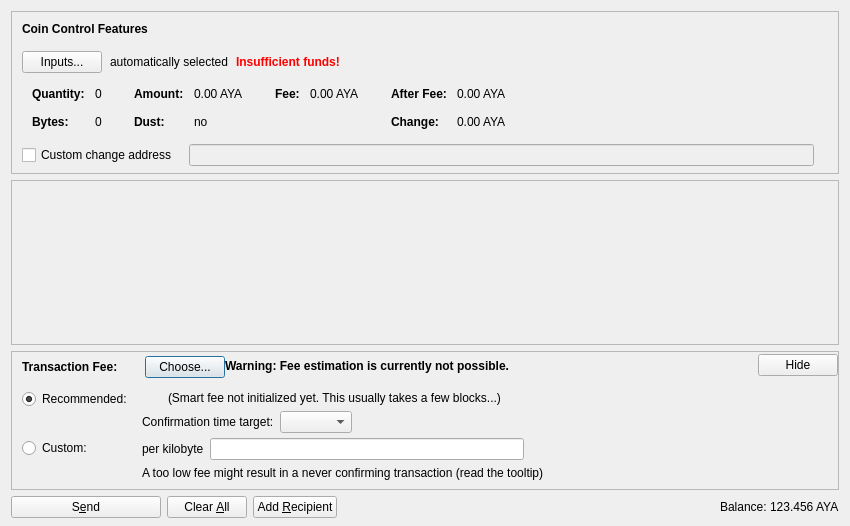
<?xml version="1.0" encoding="UTF-8"?>
<ui version="4.0">
 <class>SendCoinsDialog</class>
 <widget class="QDialog" name="SendCoinsDialog">
  <property name="geometry">
   <rect>
    <x>0</x>
    <y>0</y>
    <width>850</width>
    <height>526</height>
   </rect>
  </property>
  <property name="windowTitle">
   <string>Send Coins</string>
  </property>
  <layout class="QVBoxLayout" name="verticalLayout" stretch="0,1,0,0">
   <property name="bottomMargin">
    <number>8</number>
   </property>
   <item>
    <widget class="QFrame" name="frameCoinControl">
     <property name="sizePolicy">
      <sizepolicy hsizetype="Expanding" vsizetype="Expanding">
       <horstretch>0</horstretch>
       <verstretch>0</verstretch>
      </sizepolicy>
     </property>
     <property name="maximumSize">
      <size>
       <width>16777215</width>
       <height>16777215</height>
      </size>
     </property>
     <property name="frameShape">
      <enum>QFrame::StyledPanel</enum>
     </property>
     <property name="frameShadow">
      <enum>QFrame::Sunken</enum>
     </property>
     <layout class="QVBoxLayout" name="verticalLayoutCoinControl2">
      <property name="spacing">
       <number>0</number>
      </property>
      <property name="leftMargin">
       <number>0</number>
      </property>
      <property name="topMargin">
       <number>0</number>
      </property>
      <property name="rightMargin">
       <number>0</number>
      </property>
      <property name="bottomMargin">
       <number>6</number>
      </property>
      <item>
       <layout class="QVBoxLayout" name="verticalLayoutCoinControl" stretch="0,0,0,0,1">
        <property name="spacing">
         <number>0</number>
        </property>
        <property name="leftMargin">
         <number>10</number>
        </property>
        <property name="topMargin">
         <number>10</number>
        </property>
        <item>
         <layout class="QHBoxLayout" name="horizontalLayoutCoinControl1">
          <property name="bottomMargin">
           <number>15</number>
          </property>
          <item>
           <widget class="QLabel" name="labelCoinControlFeatures">
            <property name="sizePolicy">
             <sizepolicy hsizetype="Preferred" vsizetype="Maximum">
              <horstretch>0</horstretch>
              <verstretch>0</verstretch>
             </sizepolicy>
            </property>
            <property name="font">
             <font>
              <weight>75</weight>
              <bold>true</bold>
             </font>
            </property>
            <property name="styleSheet">
             <string notr="true">font-weight:bold;</string>
            </property>
            <property name="text">
             <string>Coin Control Features</string>
            </property>
           </widget>
          </item>
         </layout>
        </item>
        <item>
         <layout class="QHBoxLayout" name="horizontalLayoutCoinControl2" stretch="0,0,0,0">
          <property name="spacing">
           <number>8</number>
          </property>
          <property name="bottomMargin">
           <number>10</number>
          </property>
          <item>
           <widget class="QPushButton" name="pushButtonCoinControl">
            <property name="styleSheet">
             <string notr="true"/>
            </property>
            <property name="text">
             <string>Inputs...</string>
            </property>
            <property name="autoDefault">
             <bool>false</bool>
            </property>
           </widget>
          </item>
          <item>
           <widget class="QLabel" name="labelCoinControlAutomaticallySelected">
            <property name="text">
             <string>automatically selected</string>
            </property>
            <property name="margin">
             <number>5</number>
            </property>
           </widget>
          </item>
          <item>
           <widget class="QLabel" name="labelCoinControlInsuffFunds">
            <property name="font">
             <font>
              <weight>75</weight>
              <bold>true</bold>
             </font>
            </property>
            <property name="styleSheet">
             <string notr="true">color:red;font-weight:bold;</string>
            </property>
            <property name="text">
             <string>Insufficient funds!</string>
            </property>
            <property name="margin">
             <number>5</number>
            </property>
           </widget>
          </item>
          <item>
           <spacer name="horizontalSpacerCoinControl">
            <property name="orientation">
             <enum>Qt::Horizontal</enum>
            </property>
            <property name="sizeHint" stdset="0">
             <size>
              <width>40</width>
              <height>1</height>
             </size>
            </property>
           </spacer>
          </item>
         </layout>
        </item>
        <item>
         <widget class="QWidget" name="widgetCoinControl" native="true">
          <property name="sizePolicy">
           <sizepolicy hsizetype="Preferred" vsizetype="Preferred">
            <horstretch>0</horstretch>
            <verstretch>0</verstretch>
           </sizepolicy>
          </property>
          <property name="minimumSize">
           <size>
            <width>0</width>
            <height>0</height>
           </size>
          </property>
          <property name="styleSheet">
           <string notr="true"/>
          </property>
          <layout class="QHBoxLayout" name="horizontalLayoutCoinControl5">
           <property name="leftMargin">
            <number>0</number>
           </property>
           <property name="topMargin">
            <number>0</number>
           </property>
           <property name="rightMargin">
            <number>0</number>
           </property>
           <property name="bottomMargin">
            <number>0</number>
           </property>
           <item>
            <layout class="QHBoxLayout" name="horizontalLayoutCoinControl3" stretch="0,0,0,1">
             <property name="spacing">
              <number>20</number>
             </property>
             <property name="topMargin">
              <number>0</number>
             </property>
             <property name="bottomMargin">
              <number>10</number>
             </property>
             <item>
              <layout class="QFormLayout" name="formLayoutCoinControl1">
               <property name="horizontalSpacing">
                <number>10</number>
               </property>
               <property name="verticalSpacing">
                <number>14</number>
               </property>
               <property name="leftMargin">
                <number>10</number>
               </property>
               <property name="topMargin">
                <number>4</number>
               </property>
               <property name="rightMargin">
                <number>6</number>
               </property>
               <item row="0" column="0">
                <widget class="QLabel" name="labelCoinControlQuantityText">
                 <property name="font">
                  <font>
                   <weight>75</weight>
                   <bold>true</bold>
                  </font>
                 </property>
                 <property name="text">
                  <string>Quantity:</string>
                 </property>
                 <property name="margin">
                  <number>0</number>
                 </property>
                </widget>
               </item>
               <item row="0" column="1">
                <widget class="QLabel" name="labelCoinControlQuantity">
                 <property name="cursor">
                  <cursorShape>IBeamCursor</cursorShape>
                 </property>
                 <property name="contextMenuPolicy">
                  <enum>Qt::ActionsContextMenu</enum>
                 </property>
                 <property name="text">
                  <string notr="true">0</string>
                 </property>
                 <property name="margin">
                  <number>0</number>
                 </property>
                 <property name="textInteractionFlags">
                  <set>Qt::LinksAccessibleByMouse|Qt::TextSelectableByKeyboard|Qt::TextSelectableByMouse</set>
                 </property>
                </widget>
               </item>
               <item row="1" column="0">
                <widget class="QLabel" name="labelCoinControlBytesText">
                 <property name="font">
                  <font>
                   <weight>75</weight>
                   <bold>true</bold>
                  </font>
                 </property>
                 <property name="text">
                  <string>Bytes:</string>
                 </property>
                </widget>
               </item>
               <item row="1" column="1">
                <widget class="QLabel" name="labelCoinControlBytes">
                 <property name="cursor">
                  <cursorShape>IBeamCursor</cursorShape>
                 </property>
                 <property name="contextMenuPolicy">
                  <enum>Qt::ActionsContextMenu</enum>
                 </property>
                 <property name="text">
                  <string notr="true">0</string>
                 </property>
                 <property name="textInteractionFlags">
                  <set>Qt::LinksAccessibleByMouse|Qt::TextSelectableByKeyboard|Qt::TextSelectableByMouse</set>
                 </property>
                </widget>
               </item>
              </layout>
             </item>
             <item>
              <layout class="QFormLayout" name="formLayoutCoinControl2">
               <property name="horizontalSpacing">
                <number>10</number>
               </property>
               <property name="verticalSpacing">
                <number>14</number>
               </property>
               <property name="leftMargin">
                <number>6</number>
               </property>
               <property name="topMargin">
                <number>4</number>
               </property>
               <property name="rightMargin">
                <number>6</number>
               </property>
               <item row="0" column="0">
                <widget class="QLabel" name="labelCoinControlAmountText">
                 <property name="font">
                  <font>
                   <weight>75</weight>
                   <bold>true</bold>
                  </font>
                 </property>
                 <property name="text">
                  <string>Amount:</string>
                 </property>
                 <property name="margin">
                  <number>0</number>
                 </property>
                </widget>
               </item>
               <item row="0" column="1">
                <widget class="QLabel" name="labelCoinControlAmount">
                 <property name="cursor">
                  <cursorShape>IBeamCursor</cursorShape>
                 </property>
                 <property name="contextMenuPolicy">
                  <enum>Qt::ActionsContextMenu</enum>
                 </property>
                 <property name="text">
                  <string notr="true">0.00 AYA</string>
                 </property>
                 <property name="textInteractionFlags">
                  <set>Qt::LinksAccessibleByMouse|Qt::TextSelectableByKeyboard|Qt::TextSelectableByMouse</set>
                 </property>
                </widget>
               </item>
               <item row="1" column="0">
                <widget class="QLabel" name="labelCoinControlLowOutputText">
                 <property name="font">
                  <font>
                   <weight>75</weight>
                   <bold>true</bold>
                  </font>
                 </property>
                 <property name="text">
                  <string>Dust:</string>
                 </property>
                </widget>
               </item>
               <item row="1" column="1">
                <widget class="QLabel" name="labelCoinControlLowOutput">
                 <property name="cursor">
                  <cursorShape>IBeamCursor</cursorShape>
                 </property>
                 <property name="contextMenuPolicy">
                  <enum>Qt::ActionsContextMenu</enum>
                 </property>
                 <property name="text">
                  <string notr="true">no</string>
                 </property>
                 <property name="textInteractionFlags">
                  <set>Qt::LinksAccessibleByMouse|Qt::TextSelectableByKeyboard|Qt::TextSelectableByMouse</set>
                 </property>
                </widget>
               </item>
              </layout>
             </item>
             <item>
              <layout class="QFormLayout" name="formLayoutCoinControl3">
               <property name="horizontalSpacing">
                <number>10</number>
               </property>
               <property name="verticalSpacing">
                <number>14</number>
               </property>
               <property name="leftMargin">
                <number>6</number>
               </property>
               <property name="topMargin">
                <number>4</number>
               </property>
               <property name="rightMargin">
                <number>6</number>
               </property>
               <item row="0" column="0">
                <widget class="QLabel" name="labelCoinControlFeeText">
                 <property name="font">
                  <font>
                   <weight>75</weight>
                   <bold>true</bold>
                  </font>
                 </property>
                 <property name="text">
                  <string>Fee:</string>
                 </property>
                 <property name="margin">
                  <number>0</number>
                 </property>
                </widget>
               </item>
               <item row="0" column="1">
                <widget class="QLabel" name="labelCoinControlFee">
                 <property name="cursor">
                  <cursorShape>IBeamCursor</cursorShape>
                 </property>
                 <property name="contextMenuPolicy">
                  <enum>Qt::ActionsContextMenu</enum>
                 </property>
                 <property name="text">
                  <string notr="true">0.00 AYA</string>
                 </property>
                 <property name="textInteractionFlags">
                  <set>Qt::LinksAccessibleByMouse|Qt::TextSelectableByKeyboard|Qt::TextSelectableByMouse</set>
                 </property>
                </widget>
               </item>
              </layout>
             </item>
             <item>
              <layout class="QFormLayout" name="formLayoutCoinControl4">
               <property name="horizontalSpacing">
                <number>10</number>
               </property>
               <property name="verticalSpacing">
                <number>14</number>
               </property>
               <property name="leftMargin">
                <number>6</number>
               </property>
               <property name="topMargin">
                <number>4</number>
               </property>
               <property name="rightMargin">
                <number>6</number>
               </property>
               <item row="0" column="0">
                <widget class="QLabel" name="labelCoinControlAfterFeeText">
                 <property name="font">
                  <font>
                   <weight>75</weight>
                   <bold>true</bold>
                  </font>
                 </property>
                 <property name="text">
                  <string>After Fee:</string>
                 </property>
                 <property name="margin">
                  <number>0</number>
                 </property>
                </widget>
               </item>
               <item row="0" column="1">
                <widget class="QLabel" name="labelCoinControlAfterFee">
                 <property name="cursor">
                  <cursorShape>IBeamCursor</cursorShape>
                 </property>
                 <property name="contextMenuPolicy">
                  <enum>Qt::ActionsContextMenu</enum>
                 </property>
                 <property name="text">
                  <string notr="true">0.00 AYA</string>
                 </property>
                 <property name="textInteractionFlags">
                  <set>Qt::LinksAccessibleByMouse|Qt::TextSelectableByKeyboard|Qt::TextSelectableByMouse</set>
                 </property>
                </widget>
               </item>
               <item row="1" column="0">
                <widget class="QLabel" name="labelCoinControlChangeText">
                 <property name="font">
                  <font>
                   <weight>75</weight>
                   <bold>true</bold>
                  </font>
                 </property>
                 <property name="text">
                  <string>Change:</string>
                 </property>
                </widget>
               </item>
               <item row="1" column="1">
                <widget class="QLabel" name="labelCoinControlChange">
                 <property name="cursor">
                  <cursorShape>IBeamCursor</cursorShape>
                 </property>
                 <property name="contextMenuPolicy">
                  <enum>Qt::ActionsContextMenu</enum>
                 </property>
                 <property name="text">
                  <string notr="true">0.00 AYA</string>
                 </property>
                 <property name="textInteractionFlags">
                  <set>Qt::LinksAccessibleByMouse|Qt::TextSelectableByKeyboard|Qt::TextSelectableByMouse</set>
                 </property>
                </widget>
               </item>
              </layout>
             </item>
            </layout>
           </item>
          </layout>
         </widget>
        </item>
        <item>
         <layout class="QHBoxLayout" name="horizontalLayoutCoinControl4" stretch="0,0,0">
          <property name="spacing">
           <number>12</number>
          </property>
          <property name="sizeConstraint">
           <enum>QLayout::SetDefaultConstraint</enum>
          </property>
          <property name="topMargin">
           <number>5</number>
          </property>
          <property name="rightMargin">
           <number>5</number>
          </property>
          <item>
           <widget class="QCheckBox" name="checkBoxCoinControlChange">
            <property name="toolTip">
             <string>If this is activated, but the change address is empty or invalid, change will be sent to a newly generated address.</string>
            </property>
            <property name="text">
             <string>Custom change address</string>
            </property>
           </widget>
          </item>
          <item>
           <widget class="QValidatedLineEdit" name="lineEditCoinControlChange">
            <property name="enabled">
             <bool>false</bool>
            </property>
            <property name="sizePolicy">
             <sizepolicy hsizetype="Expanding" vsizetype="Fixed">
              <horstretch>0</horstretch>
              <verstretch>0</verstretch>
             </sizepolicy>
            </property>
           </widget>
          </item>
          <item>
           <widget class="QLabel" name="labelCoinControlChangeLabel">
            <property name="sizePolicy">
             <sizepolicy hsizetype="Preferred" vsizetype="Expanding">
              <horstretch>0</horstretch>
              <verstretch>0</verstretch>
             </sizepolicy>
            </property>
            <property name="minimumSize">
             <size>
              <width>0</width>
              <height>0</height>
             </size>
            </property>
            <property name="text">
             <string/>
            </property>
            <property name="margin">
             <number>3</number>
            </property>
           </widget>
          </item>
         </layout>
        </item>
        <item>
         <spacer name="verticalSpacerCoinControl">
          <property name="orientation">
           <enum>Qt::Vertical</enum>
          </property>
          <property name="sizeHint" stdset="0">
           <size>
            <width>800</width>
            <height>1</height>
           </size>
          </property>
         </spacer>
        </item>
       </layout>
      </item>
     </layout>
    </widget>
   </item>
   <item>
    <widget class="QScrollArea" name="scrollArea">
     <property name="widgetResizable">
      <bool>true</bool>
     </property>
     <widget class="QWidget" name="scrollAreaWidgetContents">
      <property name="geometry">
       <rect>
        <x>0</x>
        <y>0</y>
        <width>830</width>
        <height>104</height>
       </rect>
      </property>
      <layout class="QVBoxLayout" name="verticalLayout_2" stretch="0,1">
       <property name="leftMargin">
        <number>0</number>
       </property>
       <property name="topMargin">
        <number>0</number>
       </property>
       <property name="rightMargin">
        <number>0</number>
       </property>
       <property name="bottomMargin">
        <number>0</number>
       </property>
       <item>
        <layout class="QVBoxLayout" name="entries">
         <property name="spacing">
          <number>6</number>
         </property>
        </layout>
       </item>
       <item>
        <spacer name="verticalSpacer">
         <property name="orientation">
          <enum>Qt::Vertical</enum>
         </property>
         <property name="sizeHint" stdset="0">
          <size>
           <width>20</width>
           <height>40</height>
          </size>
         </property>
        </spacer>
       </item>
      </layout>
     </widget>
    </widget>
   </item>
   <item>
    <widget class="QFrame" name="frameFee">
     <property name="sizePolicy">
      <sizepolicy hsizetype="Expanding" vsizetype="Expanding">
       <horstretch>0</horstretch>
       <verstretch>0</verstretch>
      </sizepolicy>
     </property>
     <property name="maximumSize">
      <size>
       <width>16777215</width>
       <height>16777215</height>
      </size>
     </property>
     <property name="frameShape">
      <enum>QFrame::StyledPanel</enum>
     </property>
     <property name="frameShadow">
      <enum>QFrame::Sunken</enum>
     </property>
     <layout class="QVBoxLayout" name="verticalLayoutFee1">
      <property name="spacing">
       <number>0</number>
      </property>
      <property name="leftMargin">
       <number>0</number>
      </property>
      <property name="topMargin">
       <number>0</number>
      </property>
      <property name="rightMargin">
       <number>0</number>
      </property>
      <property name="bottomMargin">
       <number>0</number>
      </property>
      <item>
       <layout class="QVBoxLayout" name="verticalLayoutFee2" stretch="0,0,0">
        <property name="spacing">
         <number>0</number>
        </property>
        <property name="leftMargin">
         <number>10</number>
        </property>
        <property name="topMargin">
         <number>0</number>
        </property>
        <item>
         <layout class="QHBoxLayout" name="horizontalLayoutFee1">
          <property name="bottomMargin">
           <number>0</number>
          </property>
          <item>
           <layout class="QVBoxLayout" name="verticalLayoutFee7">
            <property name="spacing">
             <number>0</number>
            </property>
            <item>
             <spacer name="verticalSpacerSmartFee">
              <property name="orientation">
               <enum>Qt::Vertical</enum>
              </property>
              <property name="sizeType">
               <enum>QSizePolicy::Fixed</enum>
              </property>
              <property name="sizeHint" stdset="0">
               <size>
                <width>1</width>
                <height>4</height>
               </size>
              </property>
             </spacer>
            </item>
            <item>
             <layout class="QHBoxLayout" name="horizontalLayoutSmartFee">
              <property name="spacing">
               <number>10</number>
              </property>
              <item>
               <widget class="QLabel" name="labelFeeHeadline">
                <property name="sizePolicy">
                 <sizepolicy hsizetype="Preferred" vsizetype="Maximum">
                  <horstretch>0</horstretch>
                  <verstretch>0</verstretch>
                 </sizepolicy>
                </property>
                <property name="font">
                 <font>
                  <weight>75</weight>
                  <bold>true</bold>
                 </font>
                </property>
                <property name="styleSheet">
                 <string notr="true">font-weight:bold;</string>
                </property>
                <property name="text">
                 <string>Transaction Fee:</string>
                </property>
               </widget>
              </item>
              <item>
               <widget class="QLabel" name="labelFeeMinimized">
                <property name="text">
                 <string/>
                </property>
               </widget>
              </item>
              <item>
               <widget class="QPushButton" name="buttonChooseFee">
                <property name="text">
                 <string>Choose...</string>
                </property>
               </widget>
              </item>
             </layout>
            </item>
            <item>
             <spacer name="verticalSpacer_5">
              <property name="orientation">
               <enum>Qt::Vertical</enum>
              </property>
              <property name="sizeHint" stdset="0">
               <size>
                <width>1</width>
                <height>1</height>
               </size>
              </property>
             </spacer>
            </item>
           </layout>
          </item>
          <item>
           <widget class="QLabel" name="fallbackFeeWarningLabel">
            <property name="toolTip">
             <string>Using the fallbackfee can result in sending a transaction that will take several hours or days (or never) to confirm. Consider choosing your fee manually or wait until you have validated the complete chain.</string>
            </property>
            <property name="font">
            <font>
                <weight>75</weight>
                <bold>true</bold>
            </font>
            </property>
            <property name="text">
             <string>Warning: Fee estimation is currently not possible.</string>
            </property>
            <property name="wordWrap">
             <bool>false</bool>
            </property>
           </widget>
          </item>
          <item>
           <spacer name="horizontalSpacer_4">
            <property name="orientation">
             <enum>Qt::Horizontal</enum>
            </property>
            <property name="sizeType">
             <enum>QSizePolicy::MinimumExpanding</enum>
            </property>
            <property name="sizeHint" stdset="0">
             <size>
              <width>40</width>
              <height>20</height>
             </size>
            </property>
           </spacer>
          </item>
          <item>
           <widget class="QPushButton" name="buttonMinimizeFee">
            <property name="toolTip">
             <string>collapse fee-settings</string>
            </property>
            <property name="text">
             <string>Hide</string>
            </property>
           </widget>
          </item>
         </layout>
        </item>
        <item>
         <widget class="QFrame" name="frameFeeSelection">
          <layout class="QVBoxLayout" name="verticalLayoutFee12">
           <property name="spacing">
            <number>0</number>
           </property>
           <property name="leftMargin">
            <number>0</number>
           </property>
           <property name="topMargin">
            <number>0</number>
           </property>
           <property name="rightMargin">
            <number>0</number>
           </property>
           <property name="bottomMargin">
            <number>0</number>
           </property>
           <item>
            <layout class="QGridLayout" name="gridLayoutFee">
             <property name="topMargin">
              <number>10</number>
             </property>
             <property name="bottomMargin">
              <number>4</number>
             </property>
             <property name="horizontalSpacing">
              <number>10</number>
             </property>
             <property name="verticalSpacing">
              <number>4</number>
             </property>
             <item row="1" column="1">
              <layout class="QVBoxLayout" name="verticalLayoutFee8">
               <property name="spacing">
                <number>6</number>
               </property>
               <item>
                <layout class="QHBoxLayout" name="horizontalLayoutFee13">
                 <item>
                  <widget class="QLabel" name="labelCustomPerKilobyte">
                   <property name="toolTip">
                    <string>Specify a custom fee per kB (1,000 bytes) of the transaction's virtual size.

Note:  Since the fee is calculated on a per-byte basis, a fee of "100 satoshis per kB" for a transaction size of 500 bytes (half of 1 kB) would ultimately yield a fee of only 50 satoshis.</string>
                   </property>
                   <property name="text">
                    <string>per kilobyte</string>
                   </property>
                  </widget>
                 </item>
                 <item>
                  <widget class="BitcoinAmountField" name="customFee"/>
                 </item>
                 <item>
                  <spacer name="horizontalSpacer_6">
                   <property name="orientation">
                    <enum>Qt::Horizontal</enum>
                   </property>
                   <property name="sizeHint" stdset="0">
                    <size>
                     <width>1</width>
                     <height>1</height>
                    </size>
                   </property>
                  </spacer>
                 </item>
                </layout>
               </item>
               <item>
                <layout class="QHBoxLayout" name="horizontalLayoutFee8">
                 <item>
                  <widget class="QLabel" name="labelCustomFeeWarning">
                   <property name="enabled">
                    <bool>true</bool>
                   </property>
                   <property name="toolTip">
                    <string>When there is less transaction volume than space in the blocks, miners as well as relaying nodes may enforce a minimum fee. Paying only this minimum fee is just fine, but be aware that this can result in a never confirming transaction once there is more demand for aryacoin transactions than the network can process.</string>
                   </property>
                   <property name="text">
                    <string>A too low fee might result in a never confirming transaction (read the tooltip)</string>
                   </property>
                  </widget>
                 </item>
                 <item>
                  <spacer name="horizontalSpacer_2">
                   <property name="orientation">
                    <enum>Qt::Horizontal</enum>
                   </property>
                   <property name="sizeHint" stdset="0">
                    <size>
                     <width>1</width>
                     <height>1</height>
                    </size>
                   </property>
                  </spacer>
                 </item>
                </layout>
               </item>
              </layout>
             </item>
             <item row="0" column="0">
              <layout class="QVBoxLayout" name="verticalLayoutFee4" stretch="0,1">
               <item>
                <widget class="QRadioButton" name="radioSmartFee">
                 <property name="text">
                  <string>Recommended:</string>
                 </property>
                 <property name="checked">
                  <bool>true</bool>
                 </property>
                 <attribute name="buttonGroup">
                  <string notr="true">groupFee</string>
                 </attribute>
                </widget>
               </item>
               <item>
                <spacer name="verticalSpacer_2">
                 <property name="orientation">
                  <enum>Qt::Vertical</enum>
                 </property>
                 <property name="sizeHint" stdset="0">
                  <size>
                   <width>1</width>
                   <height>1</height>
                  </size>
                 </property>
                </spacer>
               </item>
              </layout>
             </item>
             <item row="1" column="0">
              <layout class="QVBoxLayout" name="verticalLayoutFee9" stretch="0,1">
               <item>
                <widget class="QRadioButton" name="radioCustomFee">
                 <property name="text">
                  <string>Custom:</string>
                 </property>
                 <attribute name="buttonGroup">
                  <string notr="true">groupFee</string>
                 </attribute>
                </widget>
               </item>
               <item>
                <spacer name="verticalSpacer_6">
                 <property name="orientation">
                  <enum>Qt::Vertical</enum>
                 </property>
                 <property name="sizeHint" stdset="0">
                  <size>
                   <width>1</width>
                   <height>1</height>
                  </size>
                 </property>
                </spacer>
               </item>
              </layout>
             </item>
             <item row="0" column="1">
              <layout class="QVBoxLayout" name="verticalLayoutFee3" stretch="0,0,1">
               <property name="spacing">
                <number>6</number>
               </property>
               <property name="topMargin">
                <number>2</number>
               </property>
               <item>
                <layout class="QHBoxLayout" name="horizontalLayoutFee12">
                 <item>
                  <widget class="QLabel" name="labelSmartFee">
                   <property name="text">
                    <string/>
                   </property>
                  </widget>
                 </item>
                 <item>
                  <widget class="QLabel" name="labelFeeEstimation">
                   <property name="text">
                    <string/>
                   </property>
                  </widget>
                 </item>
                 <item>
                  <widget class="QLabel" name="labelSmartFee2">
                   <property name="text">
                    <string>(Smart fee not initialized yet. This usually takes a few blocks...)</string>
                   </property>
                  </widget>
                 </item>
                 <item>
                  <spacer name="horizontalSpacer_5">
                   <property name="orientation">
                    <enum>Qt::Horizontal</enum>
                   </property>
                   <property name="sizeHint" stdset="0">
                    <size>
                     <width>1</width>
                     <height>1</height>
                    </size>
                   </property>
                  </spacer>
                 </item>
                </layout>
               </item>
               <item>
                <layout class="QHBoxLayout" name="horizontalLayoutFee9">
                 <item>
                  <layout class="QVBoxLayout" name="verticalLayoutFee6">
                   <item>
                    <widget class="QLabel" name="labelSmartFee3">
                     <property name="text">
                      <string>Confirmation time target:</string>
                     </property>
                    </widget>
                   </item>
                  </layout>
                 </item>
                 <item>
                  <layout class="QVBoxLayout" name="verticalLayoutFee5">
                   <property name="rightMargin">
                    <number>30</number>
                   </property>
                   <item>
                    <layout class="QHBoxLayout" name="horizontalLayoutConfTarget">
                     <property name="bottomMargin">
                      <number>0</number>
                     </property>
                     <item>
                      <widget class="QComboBox" name="confTargetSelector"/>
                     </item>
                     <item>
                      <spacer name="horizontalSpacerConfTarget">
                       <property name="orientation">
                        <enum>Qt::Horizontal</enum>
                       </property>
                       <property name="sizeHint" stdset="0">
                        <size>
                         <width>40</width>
                         <height>20</height>
                        </size>
                       </property>
                      </spacer>
                     </item>
                    </layout>
                   </item>
                  </layout>
                 </item>
                </layout>
               </item>
               <item>
                <spacer name="verticalSpacer_4">
                 <property name="orientation">
                  <enum>Qt::Vertical</enum>
                 </property>
                 <property name="sizeHint" stdset="0">
                  <size>
                   <width>1</width>
                   <height>1</height>
                  </size>
                 </property>
                </spacer>
               </item>
              </layout>
             </item>
            </layout>
           </item>
          </layout>
         </widget>
        </item>
        <item>
         <spacer name="verticalSpacerFee">
          <property name="orientation">
           <enum>Qt::Vertical</enum>
          </property>
          <property name="sizeHint" stdset="0">
           <size>
            <width>40</width>
            <height>5</height>
           </size>
          </property>
         </spacer>
        </item>
       </layout>
      </item>
     </layout>
    </widget>
   </item>
   <item>
    <layout class="QHBoxLayout" name="horizontalLayout">
     <item>
      <widget class="QPushButton" name="sendButton">
       <property name="minimumSize">
        <size>
         <width>150</width>
         <height>0</height>
        </size>
       </property>
       <property name="toolTip">
        <string>Confirm the send action</string>
       </property>
       <property name="text">
        <string>S&amp;end</string>
       </property>
       <property name="icon">
        <iconset resource="../bitcoin.qrc">
         <normaloff>:/icons/send</normaloff>:/icons/send</iconset>
       </property>
       <property name="autoDefault">
        <bool>false</bool>
       </property>
       <property name="default">
        <bool>false</bool>
       </property>
      </widget>
     </item>
     <item>
      <widget class="QPushButton" name="clearButton">
       <property name="sizePolicy">
        <sizepolicy hsizetype="Minimum" vsizetype="Fixed">
         <horstretch>0</horstretch>
         <verstretch>0</verstretch>
        </sizepolicy>
       </property>
       <property name="toolTip">
        <string>Clear all fields of the form.</string>
       </property>
       <property name="text">
        <string>Clear &amp;All</string>
       </property>
       <property name="icon">
        <iconset resource="../bitcoin.qrc">
         <normaloff>:/icons/remove</normaloff>:/icons/remove</iconset>
       </property>
       <property name="autoDefault">
        <bool>false</bool>
       </property>
      </widget>
     </item>
     <item>
      <widget class="QPushButton" name="addButton">
       <property name="toolTip">
        <string>Send to multiple recipients at once</string>
       </property>
       <property name="text">
        <string>Add &amp;Recipient</string>
       </property>
       <property name="icon">
        <iconset resource="../bitcoin.qrc">
         <normaloff>:/icons/add</normaloff>:/icons/add</iconset>
       </property>
       <property name="autoDefault">
        <bool>false</bool>
       </property>
      </widget>
     </item>
     <item>
      <spacer name="horizontalSpacer">
       <property name="orientation">
        <enum>Qt::Horizontal</enum>
       </property>
       <property name="sizeHint" stdset="0">
        <size>
         <width>40</width>
         <height>20</height>
        </size>
       </property>
      </spacer>
     </item>
     <item>
      <layout class="QHBoxLayout" name="horizontalLayout_2">
       <property name="spacing">
        <number>3</number>
       </property>
       <item>
        <widget class="QLabel" name="label">
         <property name="sizePolicy">
          <sizepolicy hsizetype="Preferred" vsizetype="Fixed">
           <horstretch>0</horstretch>
           <verstretch>0</verstretch>
          </sizepolicy>
         </property>
         <property name="text">
          <string>Balance:</string>
         </property>
        </widget>
       </item>
       <item>
        <widget class="QLabel" name="labelBalance">
         <property name="sizePolicy">
          <sizepolicy hsizetype="Preferred" vsizetype="Fixed">
           <horstretch>0</horstretch>
           <verstretch>0</verstretch>
          </sizepolicy>
         </property>
         <property name="cursor">
          <cursorShape>IBeamCursor</cursorShape>
         </property>
         <property name="text">
          <string notr="true">123.456 AYA</string>
         </property>
         <property name="textInteractionFlags">
          <set>Qt::LinksAccessibleByMouse|Qt::TextSelectableByKeyboard|Qt::TextSelectableByMouse</set>
         </property>
        </widget>
       </item>
      </layout>
     </item>
    </layout>
   </item>
  </layout>
 </widget>
 <customwidgets>
  <customwidget>
   <class>QValidatedLineEdit</class>
   <extends>QLineEdit</extends>
   <header>qt/qvalidatedlineedit.h</header>
  </customwidget>
  <customwidget>
   <class>BitcoinAmountField</class>
   <extends>QLineEdit</extends>
   <header>qt/bitcoinamountfield.h</header>
   <container>1</container>
  </customwidget>
 </customwidgets>
 <resources>
  <include location="../bitcoin.qrc"/>
 </resources>
 <connections/>
 <buttongroups>
  <buttongroup name="groupFee"/>
 </buttongroups>
</ui>
